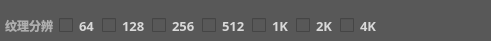
          <widget class="QFrame" name="frame_9">
           <property name="geometry">
            <rect>
             <x>10</x>
             <y>400</y>
             <width>491</width>
             <height>41</height>
            </rect>
           </property>
           <property name="styleSheet">
            <string notr="true">color: rgb(174, 174, 174);
background-color: rgb(88, 88, 88);
border-radius:5px;
</string>
           </property>
           <property name="frameShape">
            <enum>QFrame::StyledPanel</enum>
           </property>
           <property name="frameShadow">
            <enum>QFrame::Raised</enum>
           </property>
           <widget class="QFrame" name="frame_15">
            <property name="geometry">
             <rect>
              <x>-4</x>
              <y>0</y>
              <width>391</width>
              <height>51</height>
             </rect>
            </property>
            <property name="font">
             <font>
              <pointsize>8</pointsize>
             </font>
            </property>
            <property name="styleSheet">
             <string notr="true">QPushButton{
	color: rgb(255, 255, 255);
}

QPushButton:hover{
padding-bottom:5px;
}

QPushButton:pressed{
padding-left:5px;
padding-top:5px;
}
#frame_8{
	background-color: rgb(45, 45, 48);
	border-radius：5px;
}
#Frame_10
{
	background-color: rgb(84, 84, 84);
}

</string>
            </property>
            <property name="frameShape">
             <enum>QFrame::StyledPanel</enum>
            </property>
            <property name="frameShadow">
             <enum>QFrame::Raised</enum>
            </property>
            <layout class="QHBoxLayout" name="horizontalLayout_4">
             <property name="topMargin">
              <number>9</number>
             </property>
             <item>
              <widget class="QLabel" name="label_10">
               <property name="font">
                <font>
                 <family>微软雅黑</family>
                 <weight>75</weight>
                 <bold>true</bold>
                </font>
               </property>
               <property name="text">
                <string>纹理分辨率:</string>
               </property>
              </widget>
             </item>
             <item>
              <widget class="QCheckBox" name="checkBox_64px">
               <property name="font">
                <font>
                 <family>Bahnschrift Light</family>
                 <pointsize>10</pointsize>
                 <weight>75</weight>
                 <bold>true</bold>
                </font>
               </property>
               <property name="styleSheet">
                <string notr="true">color: rgb(217, 217, 217);</string>
               </property>
               <property name="text">
                <string>64</string>
               </property>
              </widget>
             </item>
             <item>
              <widget class="QCheckBox" name="checkBox_128px">
               <property name="font">
                <font>
                 <family>Bahnschrift Light</family>
                 <pointsize>10</pointsize>
                 <weight>75</weight>
                 <bold>true</bold>
                </font>
               </property>
               <property name="styleSheet">
                <string notr="true">color: rgb(217, 217, 217);</string>
               </property>
               <property name="text">
                <string>128</string>
               </property>
              </widget>
             </item>
             <item>
              <widget class="QCheckBox" name="checkBox_256px">
               <property name="font">
                <font>
                 <family>Bahnschrift Light</family>
                 <pointsize>10</pointsize>
                 <weight>75</weight>
                 <bold>true</bold>
                </font>
               </property>
               <property name="styleSheet">
                <string notr="true">color: rgb(217, 217, 217);</string>
               </property>
               <property name="text">
                <string>256</string>
               </property>
              </widget>
             </item>
             <item>
              <widget class="QCheckBox" name="checkBox_512px">
               <property name="font">
                <font>
                 <family>Bahnschrift Light</family>
                 <pointsize>10</pointsize>
                 <weight>75</weight>
                 <bold>true</bold>
                </font>
               </property>
               <property name="styleSheet">
                <string notr="true">color: rgb(217, 217, 217);</string>
               </property>
               <property name="text">
                <string>512</string>
               </property>
              </widget>
             </item>
             <item>
              <widget class="QCheckBox" name="checkBox_1k">
               <property name="font">
                <font>
                 <family>Bahnschrift Light</family>
                 <pointsize>10</pointsize>
                 <weight>75</weight>
                 <bold>true</bold>
                </font>
               </property>
               <property name="styleSheet">
                <string notr="true">color: rgb(217, 217, 217);</string>
               </property>
               <property name="text">
                <string>1K</string>
               </property>
              </widget>
             </item>
             <item>
              <widget class="QCheckBox" name="checkBox_2k">
               <property name="font">
                <font>
                 <family>Bahnschrift Light</family>
                 <pointsize>10</pointsize>
                 <weight>75</weight>
                 <bold>true</bold>
                </font>
               </property>
               <property name="styleSheet">
                <string notr="true">color: rgb(217, 217, 217);</string>
               </property>
               <property name="text">
                <string>2K</string>
               </property>
              </widget>
             </item>
             <item>
              <widget class="QCheckBox" name="checkBox_4k">
               <property name="font">
                <font>
                 <family>Bahnschrift Light</family>
                 <pointsize>10</pointsize>
                 <weight>75</weight>
                 <bold>true</bold>
                </font>
               </property>
               <property name="styleSheet">
                <string notr="true">color: rgb(217, 217, 217);</string>
               </property>
               <property name="text">
                <string>4K</string>
               </property>
              </widget>
             </item>
            </layout>
           </widget>
          </widget>
